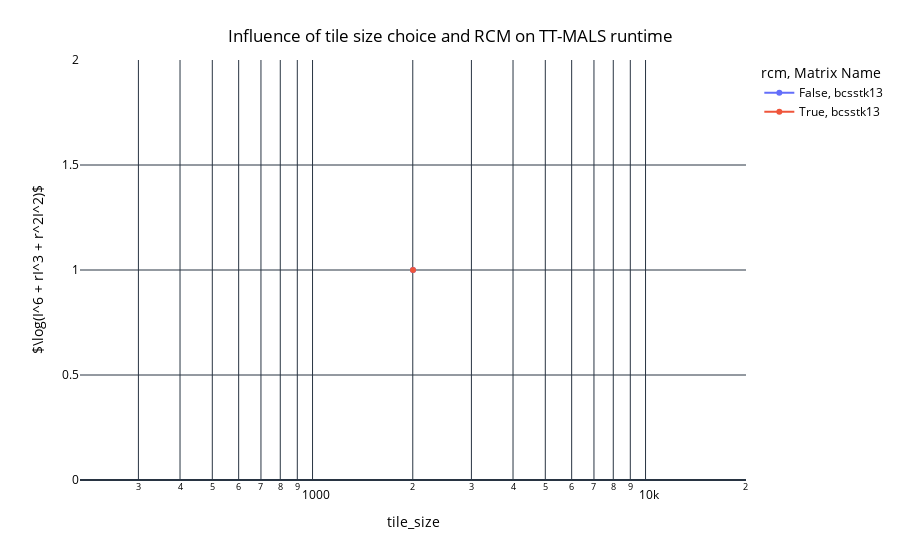

Notebook source saved alongside this figure:
### Code cell
fig = px.line(rcm_df[rcm_df["matrix_name"] == "bcsstk13"], x="tile_size", y="rank", color="rcm", symbol="matrix_name", log_x=True, 
                 labels={
                     "rank": "Maximum Rank (r)",
                     "matrix_name": "Matrix Name",
                     "max_mode_size": "Maximum Mode Size (I)",
                 })
fig.update_layout(
    title={
        'text': "Influence of tile size choice and RCM on TT-MALS runtime",
        'x':0.5,
        'xanchor': 'center',
        'yanchor': 'top'
    },
    plot_bgcolor='white',   # Plot area background color
    paper_bgcolor='white',  # Entire figure background color
    font=dict(color='black'), # Font color
    yaxis_title=r'$\log(I^6 + rI^3 + r^2I^2)$'
)
fig.show()

fig.write_image("plots/rcm_max_mode_size_vs_max_rank.pdf")

### Figure 1 — Plotly figure (JSON) as saved in the notebook; plotly's stock layout.template omitted (floating-point values rounded to 4 significant figures)
{"data": [{"hovertemplate": "rcm=False<br>Matrix Name=bcsstk13<br>tile_size=%{x}<br>Maximum Rank (r)=%{y}<extra></extra>", "legendgroup": "False, bcsstk13", "line": {"color": "#636efa", "dash": "solid"}, "marker": {"symbol": "circle"}, "mode": "lines+markers", "name": "False, bcsstk13", "orientation": "v", "showlegend": true, "x": [2003.0], "xaxis": "x", "y": [1.0], "yaxis": "y", "type": "scatter"}, {"hovertemplate": "rcm=True<br>Matrix Name=bcsstk13<br>tile_size=%{x}<br>Maximum Rank (r)=%{y}<extra></extra>", "legendgroup": "True, bcsstk13", "line": {"color": "#EF553B", "dash": "solid"}, "marker": {"symbol": "circle"}, "mode": "lines+markers", "name": "True, bcsstk13", "orientation": "v", "showlegend": true, "x": [2003.0], "xaxis": "x", "y": [1.0], "yaxis": "y", "type": "scatter"}], "layout": {"xaxis": {"anchor": "y", "domain": [0.0, 1.0], "title": {"text": "tile_size"}, "type": "log"}, "yaxis": {"anchor": "x", "domain": [0.0, 1.0], "title": {"text": "$\\log(I^6 + rI^3 + r^2I^2)$"}}, "legend": {"title": {"text": "rcm, Matrix Name"}, "tracegroupgap": 0}, "margin": {"t": 60}, "title": {"text": "Influence of tile size choice and RCM on TT-MALS runtime", "x": 0.5, "xanchor": "center", "yanchor": "top"}, "font": {"color": "black"}, "plot_bgcolor": "white", "paper_bgcolor": "white"}}
